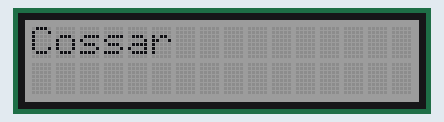
Recording of a sketch running on a simulated Arduino Uno, built with avr-gcc and run on an emulated ATmega328P. On the bench: 16×2 character LCD.

Above: at 0.1 s.
At 0.9 s:
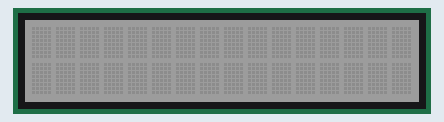
At 1.4 s:
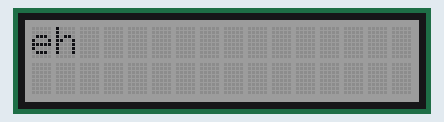
At 2.7 s:
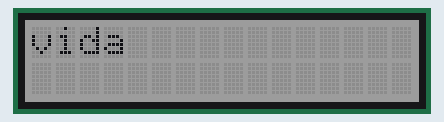
At 4.0 s:
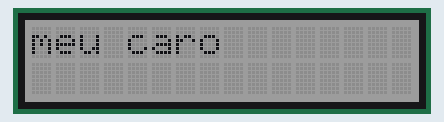

Measured:
- by itself, everything shown: repeats every 5.3 s, in 8 steps
- what the display in image 1 shows lasts 0.5 s, from 0.9 s to 1.4 s
- what the display in image 2 shows lasts 0.8 s, from 1.4 s to 2.2 s
- what the display in image 4 shows lasts 0.9 s, from 4.0 s to 4.9 s

The sketch:

testezao_amorzinho_.ino
```cpp
#include <Wire.h>
#include "rgb_lcd.h"

rgb_lcd lcd;

int colorR = 255;
int colorG = 0;
int colorB = 0;

void setup() {

  lcd.begin(16, 2);
  lcd.setRGB(colorR, colorG, colorB);
  //lcd.begin("");;

}

void loop() {

  lcd.display();
  lcd.print("Cossar");
  colorR=128;
  colorG=128;
  colorB=128;
  lcd.setRGB(colorR, colorG, colorB);
  //lcd.setRBG(colorR=128, colorG =128, colorB = 128);
  delay(800);

  lcd.clear();
  lcd.noDisplay();
  delay(500);

  lcd.display();
  lcd.print("eh");
  delay(800);

  lcd.clear();
  lcd.noDisplay();
  delay(500);

  lcd.display();
  lcd.print("vida");
  delay(800);

  lcd.clear();
  lcd.noDisplay();
  delay(500);

  lcd.display();
  lcd.print("meu caro");
  delay(850);

  lcd.clear();
  lcd.noDisplay();
  delay(500);

}
```
